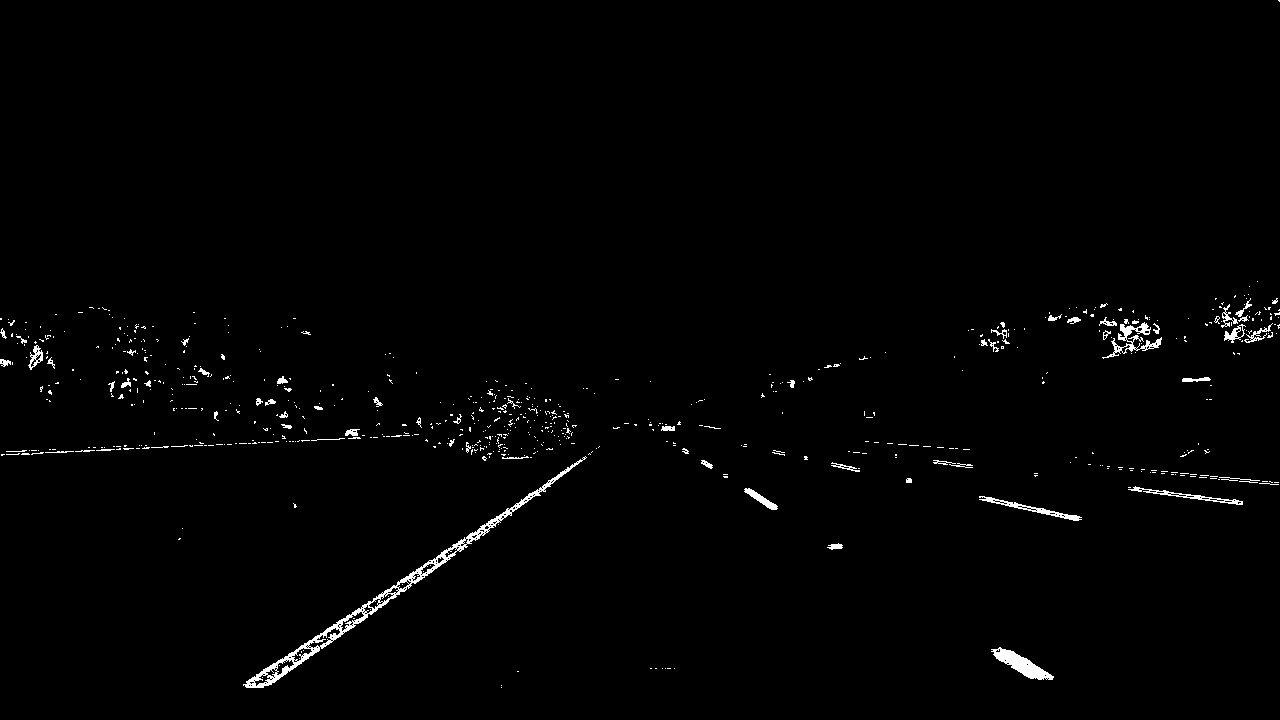
#> input picture test_images/test.jpg, 1280 x 720 px
$ python PTimage.py   (older library calls are emulated)
#> lines starting #> are read from the running program, lines starting #| are printed output that depends on the picture; after the words box and inside, x2 and y2 are one past the last pixel; in counts of white or black regions, pixels touching at a corner belong together
# -*- coding: utf-8 -*-
"""
Created on Fri Nov  6 10:14:50 2020

@author: Admin
"""

# -*- coding: utf-8 -*-
"""
Created on Fri Nov  6 09:53:19 2020

@author: Admin
"""


import matplotlib.pyplot as plt
import matplotlib.image as mpimg
import numpy as np
import cv2
import pickle

def nothing(x):
    pass


def hist(img):
    img = img[:,:,0]/255
    img = np.expand_dims(img,axis=-1)
    bottom_half = img[img.shape[0]//2:,:]
    histogram = np.sum(bottom_half,axis=0)
    print(img.shape)
    out_img = np.dstack((img,img,img))
    print(out_img.shape)
    print(histogram.shape)
    midpoint = np.int(histogram.shape[0]//2)
    leftx_base = np.argmax(histogram[:midpoint])
    rightx_base = np.argmax(histogram[midpoint:])+midpoint

    nwindows = 9
    margin = 100
    minpix =50

    window_height = np.int(img.shape[0]//nwindows)
    nonzero = img.nonzero()
    #**Beware y and then x**
    nonzeroy = np.array(nonzero[0])
    nonzerox = np.array(nonzero[1])

    leftx_current = leftx_base
    rightx_current = rightx_base

    left_lane_ids=[]
    right_lane_ids=[]

    for window in range(nwindows):
        win_y_low = img.shape[0] - (window+1)*window_height
        win_y_high = img.shape[0] - (window)*window_height

        win_xleft_low = leftx_current - margin
        win_xleft_high =leftx_current + margin

        win_xright_low = rightx_current - margin
        win_xright_high = rightx_current + margin

        cv2.rectangle(out_img,(win_xleft_low,win_y_low),(win_xleft_high,win_y_high),(0,255,0),2)
        cv2.rectangle(out_img,(win_xright_low,win_y_low),(win_xright_high,win_y_high),(0,255,0),2)

        good_left_inds = ((nonzeroy >= win_y_low )& (nonzeroy < win_y_high) & (nonzerox >= win_xleft_low) &(nonzerox < win_xleft_high)).nonzero()[0]
        good_right_inds =  ((nonzeroy >= win_y_low )& (nonzeroy < win_y_high) & (nonzerox >= win_xright_low) &(nonzerox < win_xright_high)).nonzero()[0]


        left_lane_ids.append(good_left_inds)
        right_lane_ids.append(good_right_inds)

        if len(good_left_inds) > minpix:
            leftx_current = np.int(np.mean(nonzerox[good_left_inds]))
        if len(good_right_inds) > minpix:
            rightx_current = np.int(np.mean(nonzerox[good_right_inds]))

    try:
        left_lane_ids = np.concatenate(left_lane_ids)
        right_lane_ids = np.concatenate(right_lane_ids)
    except ValueError:
        pass

    leftx = nonzerox[left_lane_ids]
    lefty = nonzeroy[left_lane_ids]
    rightx = nonzerox[right_lane_ids]
    righty = nonzeroy[right_lane_ids]


    return histogram,leftx,lefty,rightx,righty,out_img

dist_pickle = pickle.load(open('./camera_cal/matrix.p','rb'))
#> (reads camera_cal/matrix.p from the repository)
dst = dist_pickle["dist"]
mtx = dist_pickle["mtx"]
#Calib test image
image = cv2.imread('./test_images/test.jpg')
#> image is the input picture: shape (720, 1280, 3); min 0, max 255, mean 3
#Use binary image to generate polygon for lanes don't use color
#image = cv2.imread('./test_images/straight_lines1.jpg')


img_size=(image.shape[1],image.shape[0])
#> img_size = (1280, 720)
undist = cv2.undistort(image,mtx,dst,None,mtx)
gray_img = cv2.cvtColor(undist,cv2.COLOR_BGR2GRAY)

offset = 300
leftx = 0
lefty = (img_size[1]//2)+70
#> lefty = 430

rightx = img_size[0]
#> rightx = 1280
righty = (img_size[1]//2)+70
#> righty = 430

bottomrightx = img_size[0]
#> bottomrightx = 1280
bottomrighty = img_size[1]
#> bottomrighty = 720

bottomleftx = 0
bottomlefty = img_size[1]
#> bottomlefty = 720

##src=np.float32([[leftx+600,lefty],[rightx-600,righty],[bottomrightx,bottomrighty],[bottomleftx,bottomlefty]])
src = np.float32([[585, 460],[203, 720],[1127, 720],[695, 460]])
points = np.int32(np.copy(src))
##points = points.reshape((-1, 1, 2))
#print(points.shape)
image = cv2.polylines(image,[points] ,True,(0,0,255),5)
#> image: shape (720, 1280, 3); 1.12% of pixels changed, all inside (x1, y1, x2, y2) = (201, 457, 1130, 720)
# [41 lines of commented-out code are left out]
dst = np.array([[320, 0],[320, 720],[960, 720],[960, 0]],dtype='float32')
pointsdst=np.int32(np.copy(dst))

M = cv2.getPerspectiveTransform(src,dst)
warped = cv2.warpPerspective(undist,M,img_size,flags=cv2.INTER_LINEAR)
warped1 = np.copy(warped)
#warped = cv2.warpPerspective(undist,M,(maxWidth, maxHeight),flags=cv2.INTER_LINEAR)
warped1 = cv2.polylines(warped1,[pointsdst] ,True,(0,0,255),5)
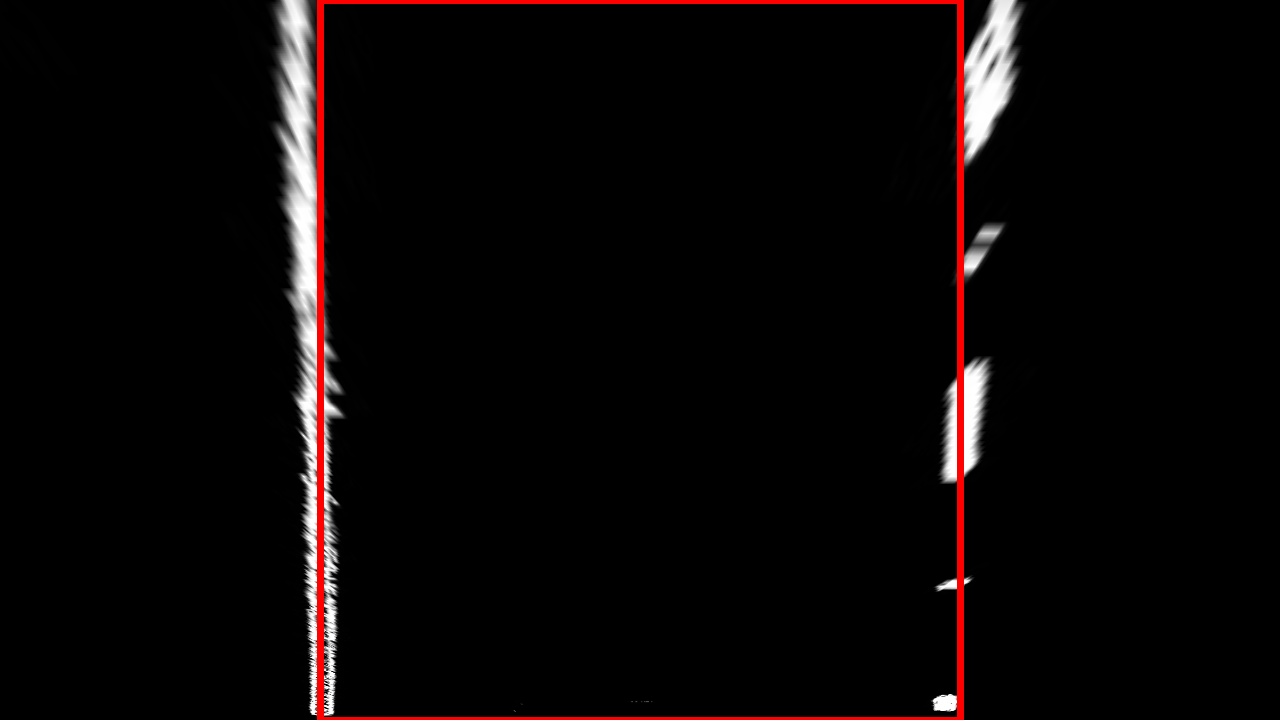
#> warped1: shape (720, 1280, 3); mean B, G, R 6.3, 6.3, 10.3
cv2.imshow('image',image)
#cv2.imshow('undist',undist)
#cv2.imshow('undistorted',img_undist)
cv2.imshow('warped',warped)
#print(warped.shape)

histogram_img,leftx,lefty,rightx,righty,out_img = hist(warped)
#> in hist, `bottom_half = img[img.shape[0]//2:,:]`:
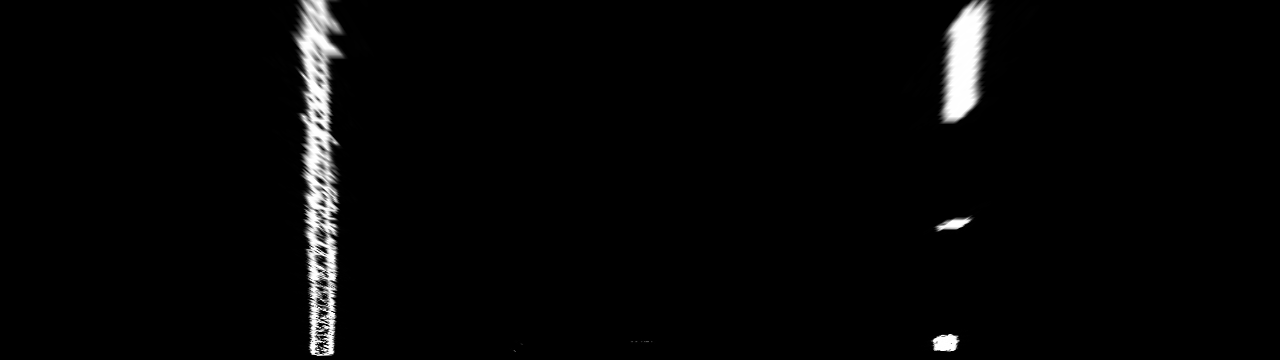
#> bottom_half: shape (360, 1280, 1) float64; min 0, max 1, mean 0.0245
#> in hist, `histogram = np.sum(bottom_half,axis=0)`: histogram = 1280 values, max 327.3 at index 313, min 0 at index 0, mean 8.82
#| (720, 1280, 1)
#| (720, 1280, 3)
#| (1280, 1)
#> in hist, `leftx_base = np.argmax(histogram[:midpoint])`: leftx_base = 313
#> in hist, `rightx_base = np.argmax(histogram[midpoint:])+midpoint`: rightx_base = 955
#> in hist, `leftx_current = leftx_base`: leftx_current = 313
#> in hist, `rightx_current = rightx_base`: rightx_current = 955
#> the loop in hist, `for window in range(nwindows):` made 9 passes
#> (win_xleft_low, win_xleft_high, win_xright_low, win_xright_high, leftx_current, rightx_current) on passes 1 to 9: (213, 413, 855, 1055, 321, 945), (221, 421, 845, 1045, 320, 956), (220, 420, 856, 1056, 317, 940), (217, 417, 840, 1040, 317, 960), (217, 417, 860, 1060, 314, 985), (214, 414, 885, 1085, 302, 969), (202, 402, 869, 1069, 305, 953), (205, 405, 853, 1053, 299, 972), (199, 399, 872, 1072, 301, 993)
#> after the loop in hist, `for window in range(nwindows):`:
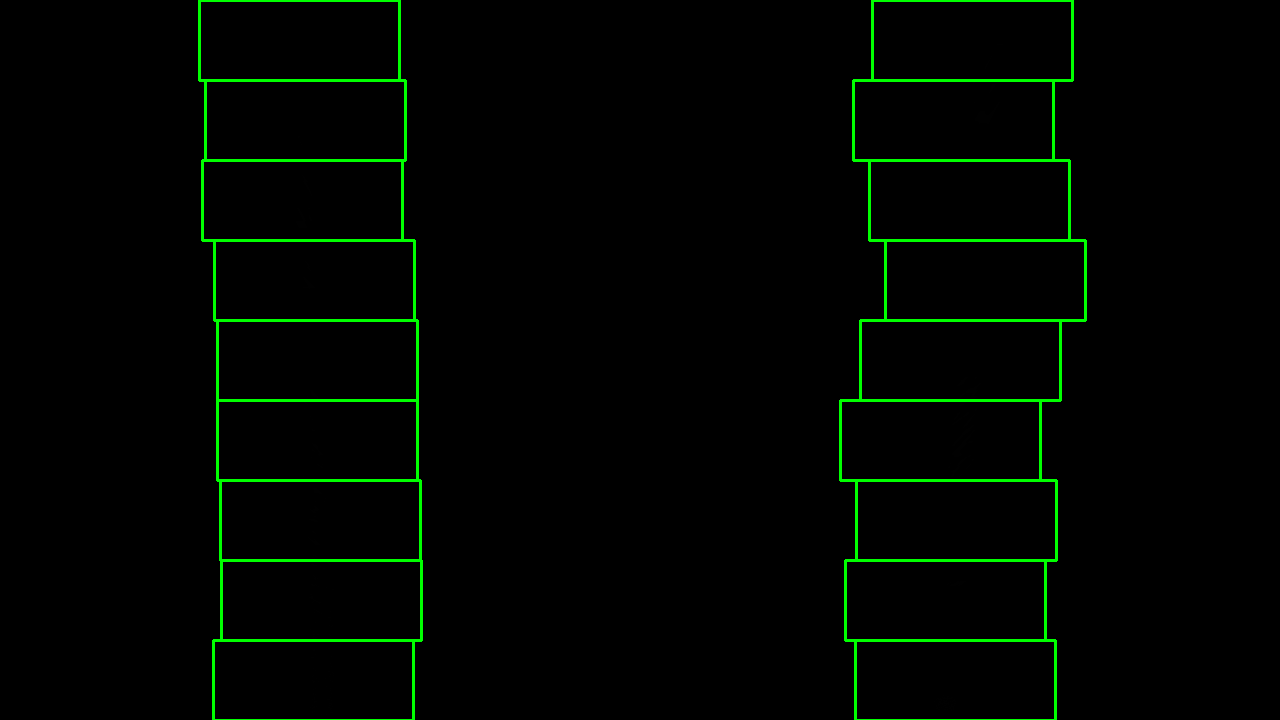
#> out_img: shape (720, 1280, 3) float64; mean of channels 0, 1, 2 0, 5.5, 0; drawn as B, G, R
#> after the loop in hist, `for window in range(nwindows):`: left_lane_ids = 9 items
#> histogram_img has the same summary as histogram in hist

left_fit = np.polyfit(lefty,leftx,2)
#> left_fit = [5.07e-06, 0.0352, 297.7]
right_fit = np.polyfit(righty,rightx,2)
#> right_fit = [0.000113, -0.119, 989.7]

ploty = np.linspace(0,warped.shape[0]-1,warped.shape[0])
#> ploty = 720 values from 0 to 719
try:
    leftfitx = left_fit[0]*ploty**2 + left_fit[1]*ploty+left_fit[2]
#> leftfitx = 720 values from 297.7 to 325.6
    rightfitx = right_fit[0]*ploty**2+right_fit[1]*ploty+right_fit[2]
#> rightfitx = 720 values, max 989.7 at index 0, min 958.6 at index 525, mean 966.6
except TypeError:
    print('The function failed to fit a line!')

out_img[lefty,leftx] = [255,0,0]
out_img[righty,rightx] = [0,0,255]
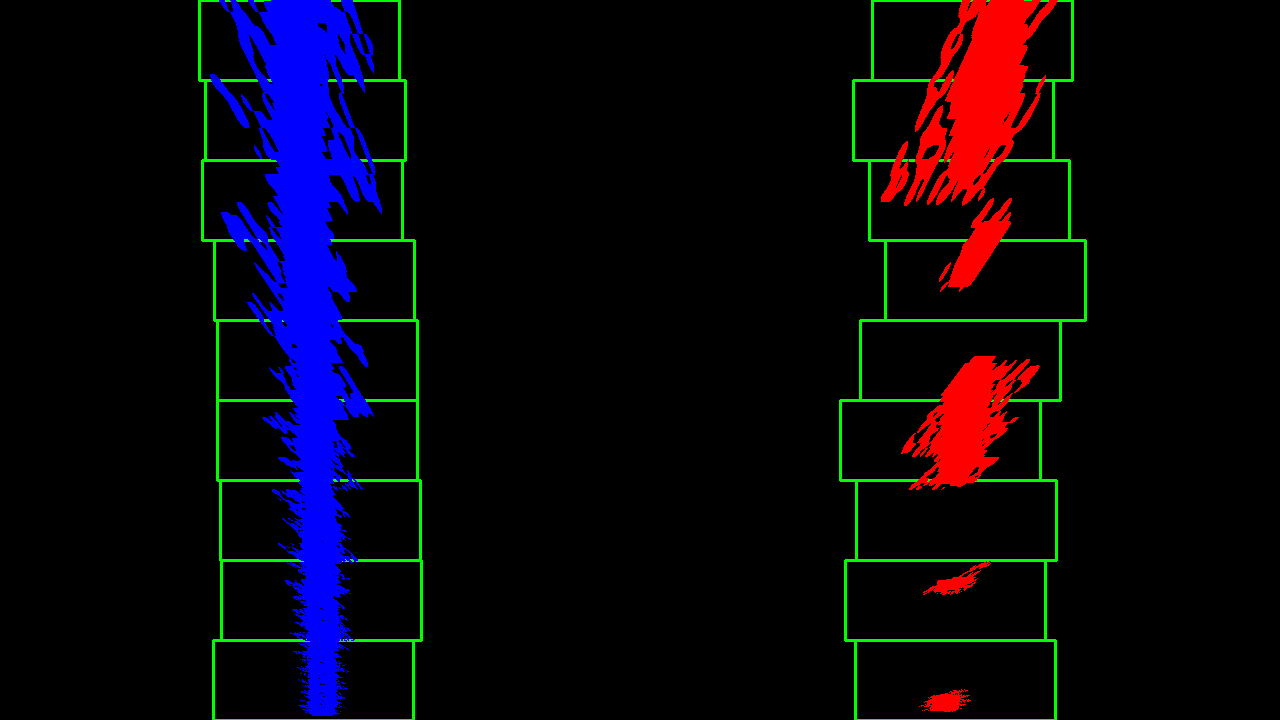
#> out_img: shape (720, 1280, 3) float64; mean of channels 0, 1, 2 13.2, 4.7, 7.8; drawn as B, G, R
leftpoints_draw = (np.asarray([leftfitx,ploty]).T).astype(np.int32)
#> leftpoints_draw = 720 pairs, first value 297 to 325, second value 0 to 719
rightpoints_draw = (np.asarray([rightfitx,ploty]).T).astype(np.int32)
#> rightpoints_draw = 720 pairs, first value 958 to 989, second value 0 to 719

cv2.polylines(out_img,[leftpoints_draw],False,(0,255,255),3)
cv2.polylines(out_img,[rightpoints_draw],False,(0,255,255),3)


#plt.plot(histogram_img)
#plt.plot(leftfitx,ploty,color='yellow')
#plt.plot(rightfitx,ploty,color='yellow')
cv2.imshow('out_img',out_img)
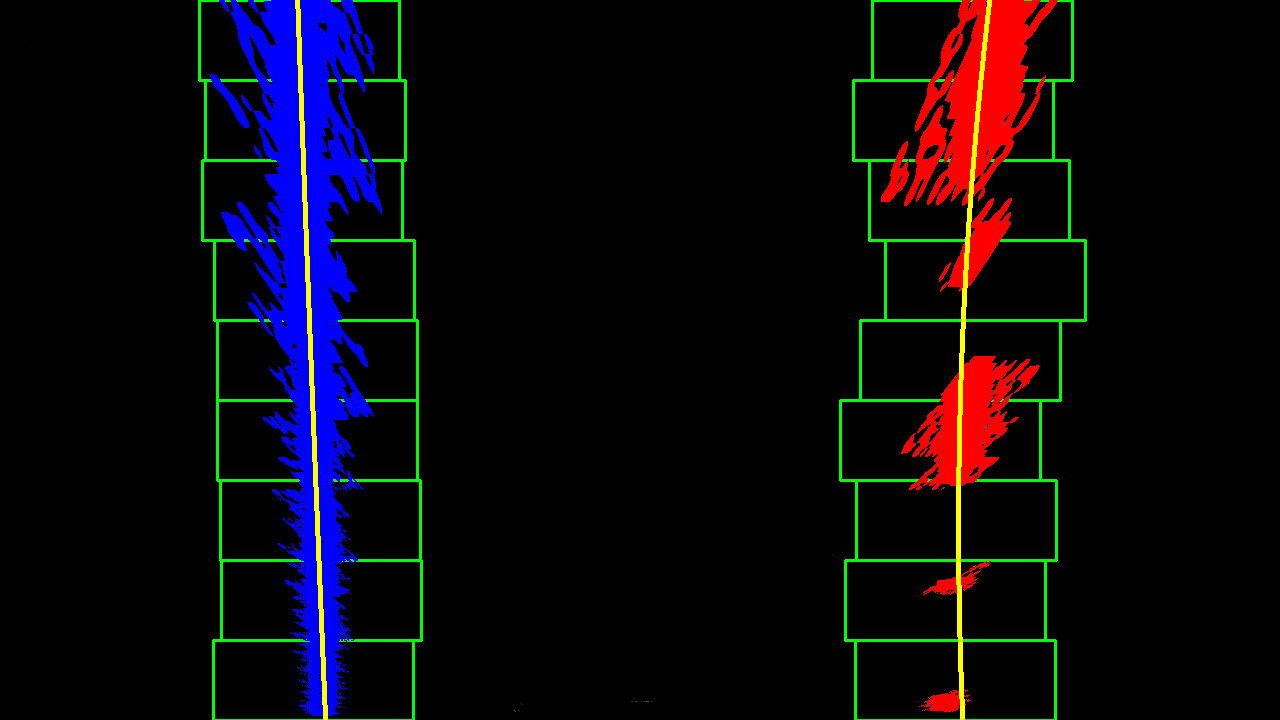
#> window 'out_img': shape (720, 1280, 3); mean B, G, R 12.2, 6.6, 9.3
#plt.show()
cv2.waitKey(0)
cv2.destroyAllWindows()
